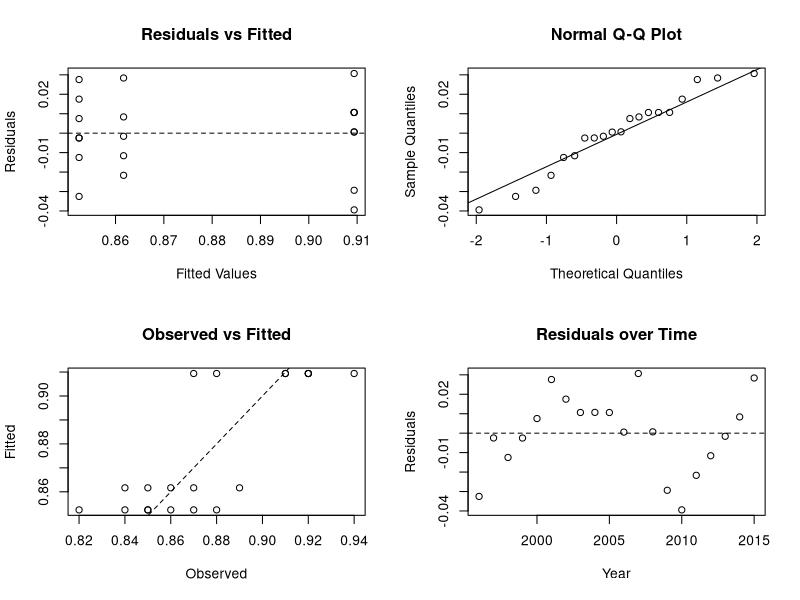
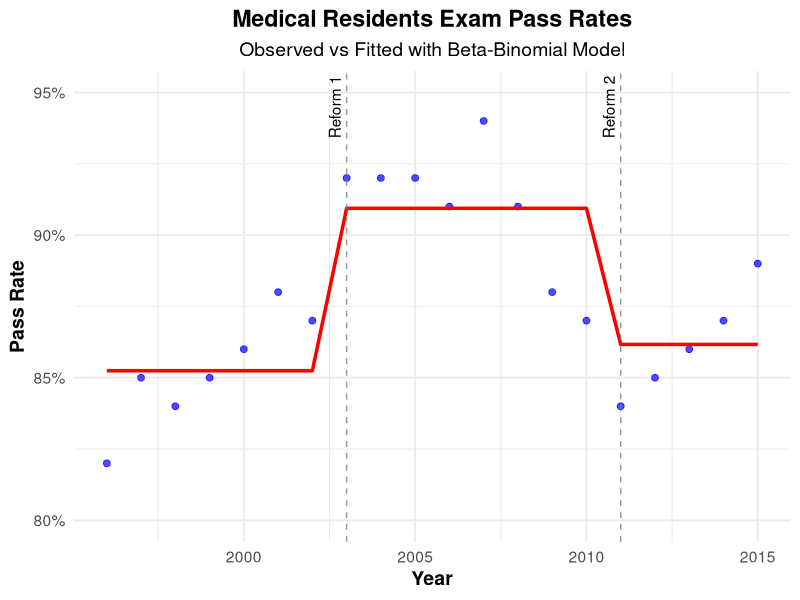
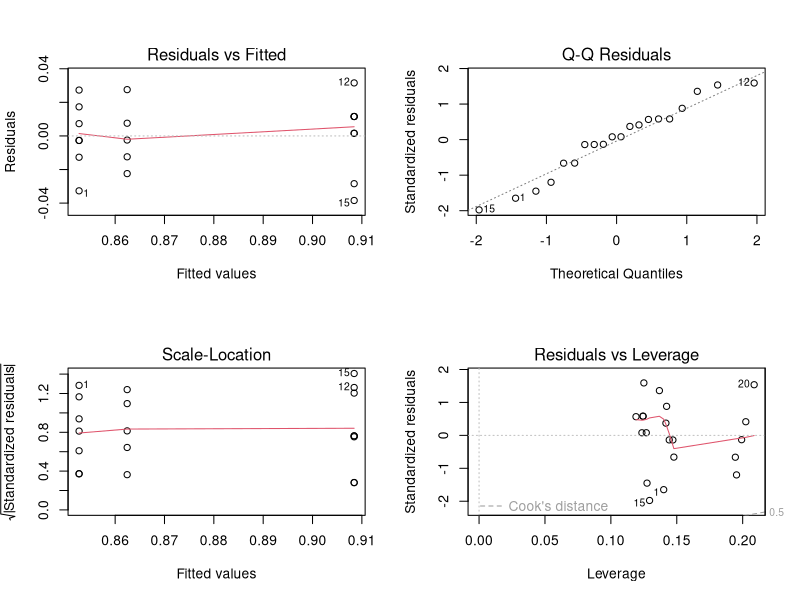
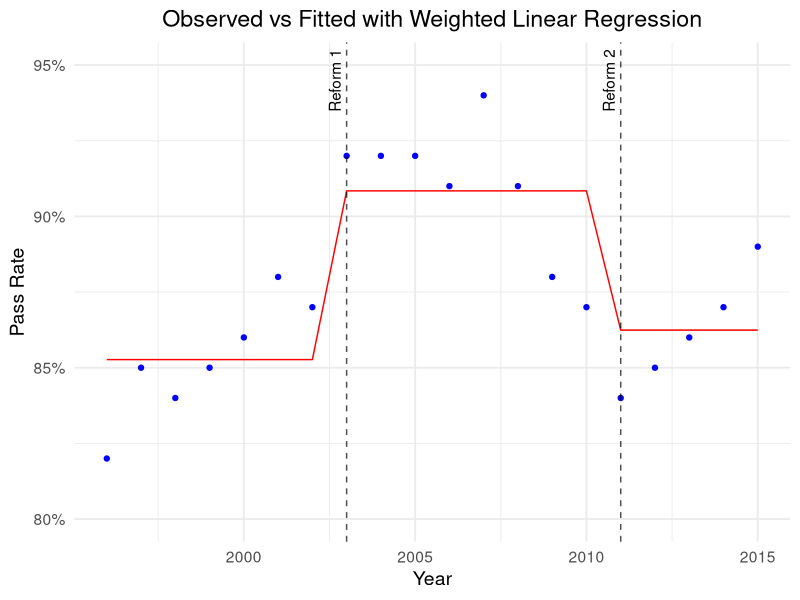

Write R code to recreate these figures, in order.
## ---- chunk 1
library(VGAM)
library(ggplot2)
library(dplyr)
library(scales)
library(broom)
library(car)
library(sandwich)
## ---- chunk 2

x <- read.table("data.txt", header = TRUE, as.is = TRUE)

x$Pass <- round(x$N * x$Pct)
x$Fail <- x$N - x$Pass

x$timeperiod <- rep(1, nrow(x))
x$timeperiod[x$Year > 2002] <- 2
x$timeperiod[x$Year > 2010] <- 3
x$timeperiod <- factor(x$timeperiod, levels = c(1,2,3), 
                       labels = c("tp1","tp2","tp3"))


bb_model <- vglm(cbind(Pass, Fail) ~ timeperiod, betabinomial, data = x)
x$fitted_prob <- fitted(bb_model)[,1]
x$resid_resp <- residuals(bb_model, type = "response")


coef_all <- Coef(bb_model)
names(coef_all)

se_all <- sqrt(diag(vcov(bb_model)))

z_all <- coef_all / se_all
p_all <- 2 * pnorm(-abs(z_all))

odds_ratios <- c(exp(coef_all[1:3]), NA)
pred_probs <- c(exp(coef_all[1:3])/(1+exp(coef_all[1:3])), NA)

ci_lower <- c(exp(coef_all[1:3] - 1.96*se_all[1:3]), NA)
ci_upper <- c(exp(coef_all[1:3] + 1.96*se_all[1:3]), NA)

summary_table <- data.frame(
  Predictor = c("(Intercept) mu", "(Intercept) rho", "timeperiodtp2", "timeperiodtp3"),
  Log_Odds = round(coef_all[c(1,4,2,3)],3),
  Std_Error = round(se_all[c(1,4,2,3)],3),
  Z_value = round(z_all[c(1,4,2,3)],3),
  P_value = signif(p_all[c(1,4,2,3)],3),
  Odds_Ratio = round(odds_ratios[c(1,4,2,3)],3),
  CI_lower = round(ci_lower[c(1,4,2,3)],3),
  CI_upper = round(ci_upper[c(1,4,2,3)],3),
  Predicted_Prob = round(pred_probs[c(1,4,2,3)],3)
)

print("=== Model Summary Table (including rho) ===")
print(summary_table)


binomial_model <- glm(cbind(Pass, Fail) ~ timeperiod, family = binomial, data = x)
cat("Beta-Binomial AIC:", AIC(bb_model), "\n")
cat("Standard Binomial AIC:", AIC(binomial_model), "\n")


par(mfrow = c(2, 2))
plot(x$fitted_prob, x$resid_resp,
     main = "Residuals vs Fitted",
     xlab = "Fitted Values", ylab = "Residuals")
abline(h = 0, lty = 2)

qqnorm(x$resid_resp)
qqline(x$resid_resp)

plot(x$Pct, x$fitted_prob,
     main = "Observed vs Fitted",
     xlab = "Observed", ylab = "Fitted")
abline(0,1,lty=2)

plot(x$Year, x$resid_resp,
     main = "Residuals over Time",
     xlab = "Year", ylab = "Residuals")
abline(h=0,lty=2)
par(mfrow = c(1,1))
## ---- chunk 3
ggplot(x, aes(x = Year)) +
  geom_point(aes(y = Pct), color = "blue", size = 2, alpha = 0.7) +
  geom_line(aes(y = fitted_prob), color = "red", size = 1.2) +
  geom_vline(xintercept = c(2003, 2011), linetype = "dashed", color = "gray50", alpha = 0.8) +
  annotate("text", x = 2003, y = 0.945, label = "Reform 1", angle = 90, vjust = -0.5) +
  annotate("text", x = 2011, y = 0.945, label = "Reform 2", angle = 90, vjust = -0.5) +
  labs(title = "Medical Residents Exam Pass Rates",
       subtitle = "Observed vs Fitted with Beta-Binomial Model",
       y = "Pass Rate",
       x = "Year") +
  scale_y_continuous(limits = c(0.8,0.95), labels = scales::percent) +
  theme_minimal(base_size = 14) +
  theme(plot.title = element_text(hjust = 0.5, face = "bold"),
        plot.subtitle = element_text(hjust = 0.5),
        axis.title = element_text(face = "bold"))
## ---- chunk 4

# linear model fit 
linear_model <- lm(Pct ~ timeperiod, data = x, weights = N)
tidy(linear_model, conf.int = TRUE)

# predicted period means with 95% ci 
newdat <- data.frame(timeperiod = factor(c("tp1","tp2","tp3"), 
                                         levels=c("tp1","tp2","tp3")))
pred <- predict(linear_model, 
                newdata = newdat, se.fit = TRUE)

# SEs for predictions
X <- model.matrix(~ timeperiod, newdat)
Vrob <- vcovHC(linear_model, type = "HC1")
se_pred <- sqrt(diag(X %*% Vrob %*% t(X)))
cbind(newdat,
      fit = pred$fit,
      lo = pred$fit - 1.96*se_pred,
      hi = pred$fit + 1.96*se_pred)

# tp3 vs tp2
linearHypothesis(linear_model, "timeperiodtp3 - timeperiodtp2 = 0", vcov.=vcovHC(linear_model, type="HC1"))

# residual plots
par(mfrow=c(2,2))
plot(linear_model)
par(mfrow=c(1,1))

# can do aic comparing with / without time period (chat?)
# i will finish writing the confidence interval stuff later
## ---- chunk 5

x$fitted_lm <- predict(linear_model, newdata = x)

ggplot(x, aes(x = Year)) +
  geom_point(aes(y = Pct), color = "blue") +  
  geom_line(aes(y = fitted_lm), color = "red") +         
  geom_vline(xintercept = c(2003, 2011), linetype = "dashed", color = "black", alpha = 0.7) +
  annotate("text", x = 2003, y = 0.945, label = "Reform 1", angle = 90, vjust = -0.5) +
  annotate("text", x = 2011, y = 0.945, label = "Reform 2", angle = 90, vjust = -0.5) +
  labs(title = "Observed vs Fitted with Weighted Linear Regression",
       y = "Pass Rate",
       x = "Year") +
  scale_y_continuous(limits = c(0.8, 0.95), labels = percent) +
  theme_minimal(base_size = 14) +
  theme(
    plot.title = element_text(hjust = 0.5),
    plot.subtitle = element_text(hjust = 0.5),
    axis.title = element_text()
  )
